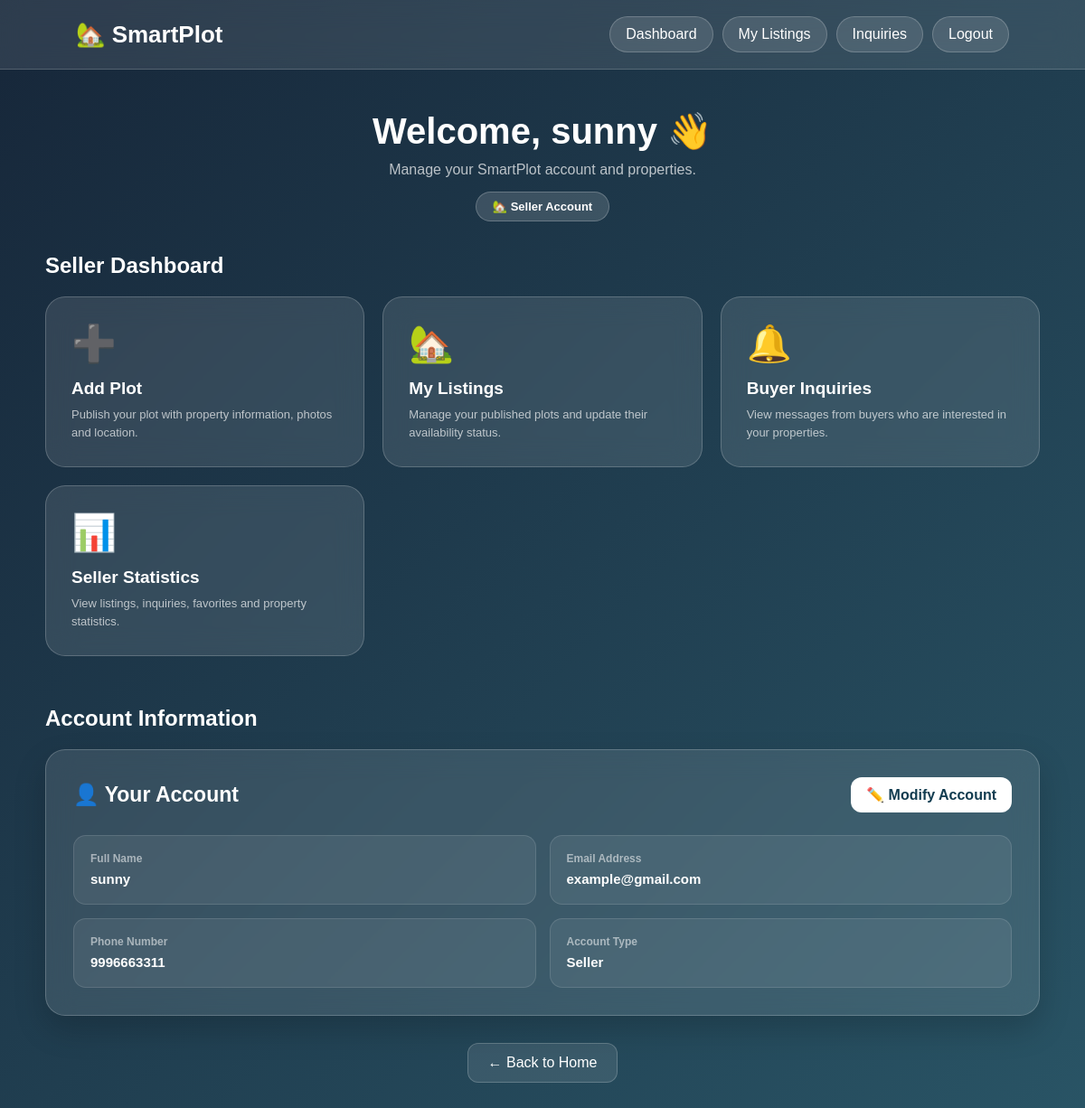
The app's page /dashboard (signed in) with its own data.
### tables this page shows
CREATE TABLE users (
            id INTEGER PRIMARY KEY AUTOINCREMENT,
            name TEXT NOT NULL,
            email TEXT NOT NULL UNIQUE,
            phone TEXT NOT NULL,
            password TEXT NOT NULL,
            role TEXT NOT NULL
        );

### app.py (the view)
@app.route("/dashboard")
def dashboard():
    if not is_logged_in():
        return redirect(
            url_for("login")
        )
    conn = get_db_connection()
    user = conn.execute("""
        SELECT
            id,
            name,
            email,
            phone,
            role
        FROM users
        WHERE id = ?
    """, (
        session["user_id"],
    )).fetchone()
    if not user:
        conn.close()
        session.clear()
        return redirect(
            url_for("login")
        )
    statistics = {
        "total_listings": 0,
        "available_listings": 0,
        "reserved_listings": 0,
        "sold_listings": 0,
        "total_inquiries": 0,
        "total_favorites": 0
    }
    if user["role"] == "seller":
        statistics["total_listings"] = conn.execute("""
            SELECT COUNT(*)
            FROM plots
            WHERE user_id = ?
        """, (
            user["id"],
        )).fetchone()[0]
        statistics["available_listings"] = conn.execute("""
            SELECT COUNT(*)
            FROM plots
            WHERE user_id = ?
            AND status = 'available'
        """, (
            user["id"],
        )).fetchone()[0]
        statistics["reserved_listings"] = conn.execute("""
            SELECT COUNT(*)
            FROM plots
            WHERE user_id = ?
            AND status = 'reserved'
        """, (
            user["id"],
        )).fetchone()[0]
        statistics["sold_listings"] = conn.execute("""
            SELECT COUNT(*)
            FROM plots
            WHERE user_id = ?
            AND status = 'sold'
        """, (
            user["id"],
        )).fetchone()[0]
        statistics["total_inquiries"] = conn.execute("""
            SELECT COUNT(*)
            FROM inquiries
            WHERE seller_id = ?
        """, (
            user["id"],
        )).fetchone()[0]
        statistics["total_favorites"] = conn.execute("""
            SELECT COUNT(*)
            FROM favorites
            JOIN plots
                ON favorites.plot_id = plots.id
            WHERE plots.user_id = ?
        """, (
            user["id"],
        )).fetchone()[0]
    session["user_name"] = user["name"]
    session["user_role"] = user["role"]
    user_data = {
        "id": user["id"],
        "name": user["name"],
        "email": user["email"],
        "phone": user["phone"],
        "account_type": user["role"]
    }
    conn.close()
    return render_template(
        "dashboard.html",
        user=user_data,
        statistics=statistics
    )

### app.py (called while the page is built)
def get_db_connection():
    connection = sqlite3.connect(
        DATABASE
    )
    connection.row_factory = sqlite3.Row
    connection.execute(
        "PRAGMA foreign_keys = ON"
    )
    return connection

def is_logged_in():
    return "user_id" in session

### templates/dashboard.html (shortened to what this page needs)
<!DOCTYPE html>
<html lang="en">
<head>
</head>
<body>
<nav class="navbar">
    <div class="logo">
        🏡 SmartPlot
    </div>
    <div class="nav-buttons">
        <a
            href="{{ url_for('dashboard') }}"
            class="nav-btn"
            aria-label="Go to dashboard"
        >
            Dashboard
        </a>
        {% if user.account_type == "buyer" %}
            <a
                href="{{ url_for('plots') }}"
                class="nav-btn"
                aria-label="Find plots"
            >
                Find Plots
            </a>
            <a
                href="{{ url_for('favorites') }}"
                class="nav-btn"
                aria-label="View favorite plots"
            >
                Favorites
            </a>
        {% else %}
            <a
                href="{{ url_for('my_listings') }}"
                class="nav-btn"
                aria-label="View my listings"
            >
                My Listings
            </a>
            <a
                href="{{ url_for('inquiries') }}"
                class="nav-btn"
                aria-label="View buyer inquiries"
            >
                Inquiries
            </a>
        {% endif %}
        <a
            href="{{ url_for('logout') }}"
            class="nav-btn"
            aria-label="Logout from SmartPlot"
        >
            Logout
        </a>
    </div>
</nav>
<main class="container">
    <section class="welcome">
        <h1>
            Welcome, {{ user.name }} 👋
        </h1>
        <p>
            Manage your SmartPlot account and properties.
        </p>
        <span class="role-badge">
            {% if user.account_type == "buyer" %}
                🛒 Buyer Account
            {% else %}
                🏡 Seller Account
            {% endif %}
        </span>
    </section>
    {% if user.account_type == "buyer" %}
        <h2 class="section-title">
            Buyer Dashboard
        </h2>
        <div class="cards">
            <a
                href="{{ url_for('plots') }}"
                class="card"
                aria-label="Find available plots"
            >
                <div>
                    <div class="card-icon">
                        🔍
                    </div>
                    <h3>
                        Find Plots
                    </h3>
                    <p>
                        Search and filter available plots
                        based on location, price, area and
                        property type.
                    </p>
                </div>
            </a>
            <a
                href="{{ url_for('favorites') }}"
                class="card"
                aria-label="View favorite plots"
            >
                <div>
                    <div class="card-icon">
                        ❤️
                    </div>
                    <h3>
                        Favorites
                    </h3>
                    <p>
                        View the plots you saved for
                        future consideration.
                    </p>
                </div>
            </a>
            <a
                href="{{ url_for('plots') }}"
                class="card"
                aria-label="Explore properties"
            >
                <div>
                    <div class="card-icon">
                        🗺️
                    </div>
                    <h3>
                        Explore Properties
                    </h3>
                    <p>
                        Discover plots and check their
                        locations and property details.
                    </p>
                </div>
            </a>
        </div>
    <!-- =========================
         SELLER
    ========================= -->
    {% else %}
        <h2 class="section-title">
            Seller Dashboard
        </h2>
        <div class="cards">
            <a
                href="{{ url_for('add_plot') }}"
                class="card"
                aria-label="Add a new plot"
            >
                <div>
                    <div class="card-icon">
                        ➕
                    </div>
                    <h3>
                        Add Plot
                    </h3>
                    <p>
                        Publish your plot with property
                        information, photos and location.
                    </p>
                </div>
            </a>
            <a
                href="{{ url_for('my_listings') }}"
                class="card"
                aria-label="View my plot listings"
            >
                <div>
                    <div class="card-icon">
                        🏡
                    </div>
                    <h3>
                        My Listings
                    </h3>
                    <p>
                        Manage your published plots and
                        update their availability status.
                    </p>
                </div>
            </a>
            <a
                href="{{ url_for('inquiries') }}"
                class="card"
                aria-label="View buyer inquiries"
            >
                <div>
                    <div class="card-icon">
                        🔔
                    </div>
                    <h3>
                        Buyer Inquiries
                    </h3>
                    <p>
                        View messages from buyers who are
                        interested in your properties.
                    </p>
                </div>
            </a>
            <a
                href="{{ url_for('seller_statistics') }}"
                class="card"
                aria-label="View seller statistics"
            >
                <div>
                    <div class="card-icon">
                        📊
                    </div>
                    <h3>
                        Seller Statistics
                    </h3>
                    <p>
                        View listings, inquiries,
                        favorites and property statistics.
                    </p>
                </div>
            </a>
        </div>
    {% endif %}
    <section class="account-section">
        <h2 class="section-title">
            Account Information
        </h2>
        <div class="account-card">
            <div class="account-header">
                <h2>
                    👤 Your Account
                </h2>
                <a
                    href="{{ url_for('modify_account') }}"
                    class="modify-btn"
                    aria-label="Modify account information"
                >
                    ✏️ Modify Account
                </a>
            </div>
            <div class="account-grid">
                <div class="info-box">
                    <span class="info-label">
                        Full Name
                    </span>
                    <span class="info-value">
                        {{ user.name }}
                    </span>
                </div>
                <div class="info-box">
                    <span class="info-label">
                        Email Address
                    </span>
                    <span class="info-value">
                        {{ user.email }}
                    </span>
                </div>
                <div class="info-box">
                    <span class="info-label">
                        Phone Number
                    </span>
                    <span class="info-value">
                        {{ user.phone }}
                    </span>
                </div>
                <div class="info-box">
                    <span class="info-label">
                        Account Type
                    </span>
                    <span class="info-value">
                        {% if user.account_type == "buyer" %}
                            Buyer
                        {% else %}
                            Seller
                        {% endif %}
                    </span>
                </div>
            </div>
        </div>
    </section>
    <div class="back-section">
        <a
            href="{{ url_for('index') }}"
            class="back-btn"
            aria-label="Back to SmartPlot home page"
        >
            ← Back to Home
        </a>
    </div>
</main>
</body>
</html>

### templates/dashboard.html (style rules this page uses)
* { box-sizing: border-box; margin: 0; padding: 0; }
body { font-family: Arial, Helvetica, sans-serif; min-height: 100vh; background: linear-gradient( 135deg, rgba(8, 25, 45, 0.94), rgba(18, 66, 85, 0.90) ), url("https://images.unsplash.com/photo-1560518883-ce09059eeffa?auto=format&fit=crop&w=2000&q=80"); background-size: cover; background-position: center; background-attachment: fixed; color: white; }
.navbar { width: 100%; padding: 18px 7%; display: flex; justify-content: space-between; align-items: center; background: rgba(255,255,255,0.10); backdrop-filter: blur(15px); border-bottom: 1px solid rgba(255,255,255,0.18); position: sticky; top: 0; z-index: 100; }
.logo { font-size: 26px; font-weight: 800; }
.nav-buttons { display: flex; gap: 10px; flex-wrap: wrap; }
.nav-btn { text-decoration: none; color: white; padding: 10px 17px; border-radius: 22px; background: rgba(255,255,255,0.12); border: 1px solid rgba(255,255,255,0.20); transition: 0.3s; }
.container { width: 92%; max-width: 1100px; margin: 45px auto 70px; }
.welcome { text-align: center; margin-bottom: 35px; }
.welcome h1 { font-size: 40px; margin-bottom: 10px; }
.welcome p { color: rgba(255,255,255,0.70); font-size: 16px; }
.role-badge { display: inline-block; margin-top: 15px; padding: 8px 18px; border-radius: 20px; background: rgba(255,255,255,0.14); border: 1px solid rgba(255,255,255,0.22); font-size: 13px; font-weight: 700; }
.section-title { font-size: 24px; margin-bottom: 20px; }
.cards { display: grid; grid-template-columns: repeat(3, 1fr); gap: 20px; }
.card { text-decoration: none; color: white; padding: 28px; min-height: 180px; border-radius: 22px; background: rgba(255,255,255,0.11); border: 1px solid rgba(255,255,255,0.20); backdrop-filter: blur(15px); transition: 0.3s; display: flex; flex-direction: column; justify-content: space-between; }
.card-icon { font-size: 40px; margin-bottom: 15px; }
.card h3 { font-size: 19px; margin-bottom: 8px; }
.card p { color: rgba(255,255,255,0.68); font-size: 13px; line-height: 1.5; }
.account-section { margin-top: 55px; }
.account-card { padding: 30px; border-radius: 22px; background: rgba(255,255,255,0.11); border: 1px solid rgba(255,255,255,0.20); backdrop-filter: blur(15px); box-shadow: 0 15px 35px rgba(0,0,0,0.18); }
.account-header { display: flex; justify-content: space-between; align-items: center; margin-bottom: 25px; gap: 15px; }
.account-header h2 { font-size: 23px; }
.modify-btn { text-decoration: none; color: #123c50; background: white; padding: 10px 17px; border-radius: 12px; font-weight: 700; transition: 0.3s; }
.account-grid { display: grid; grid-template-columns: repeat(2, 1fr); gap: 15px; }
.info-box { padding: 18px; border-radius: 14px; background: rgba(255,255,255,0.07); border: 1px solid rgba(255,255,255,0.12); }
.info-label { display: block; font-size: 12px; color: rgba(255,255,255,0.55); margin-bottom: 7px; font-weight: 600; }
.info-value { font-size: 15px; font-weight: 600; word-break: break-word; }
.back-section { margin-top: 30px; text-align: center; }
.back-btn { display: inline-block; text-decoration: none; color: white; padding: 12px 22px; border-radius: 12px; background: rgba(255,255,255,0.10); border: 1px solid rgba(255,255,255,0.20); }

### records on screen
users: name "sunny", email "example@gmail.com", phone "9996663311"
